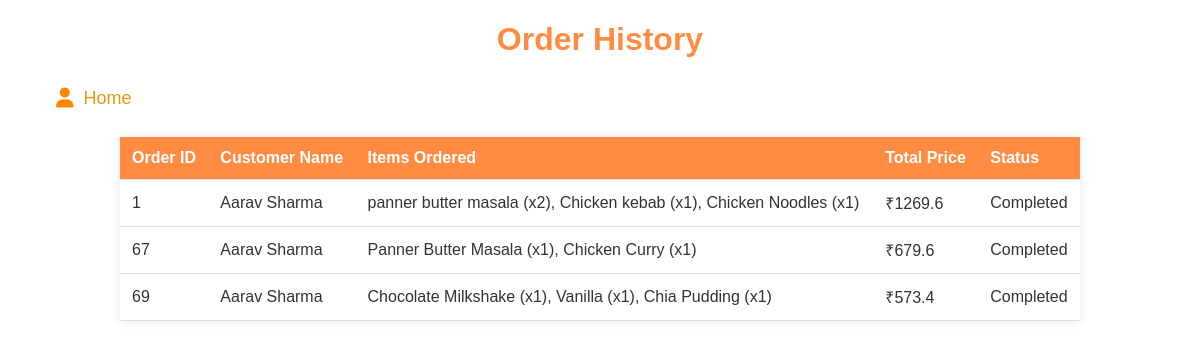
The app's page /ordersummary (signed in) with its own data.
### tables this page shows
CREATE TABLE "orders" (
	"id"	INTEGER,
	"items"	TEXT NOT NULL,
	"location"	TEXT NOT NULL,
	"total_price"	REAL NOT NULL,
	"timestamp"	DATETIME DEFAULT CURRENT_TIMESTAMP,
	PRIMARY KEY("id" AUTOINCREMENT)
);

### mergedapp.py (the view)
@app.route('/ordersummary')
def ordersummary():
    conn = get_db_connection()
    name=session["username"]
    print(name)
    cursor = conn.cursor()
    query = '''
        SELECT DISTINCT r.*,o.customerName,ao.status
        FROM orders r
		JOIN Orders_Analysis o on r.id=o.orderID
		JOIN assignedOrders ao on ao.status='Completed'
		WHERE o.customerName= ?
    '''
    orders = cursor.execute(query,(name,)).fetchall()
    conn.close()
    orders_list = [dict(order) for order in orders]
    return render_template('orderhistory.html', orders=orders_list)

### mergedapp.py (called while the page is built)
def get_db_connection():
    conn = sqlite3.connect(DATABASE)  # Timeout to avoid lock
    conn.row_factory = sqlite3.Row
    return conn

### templates/orderhistory.html (shortened to what this page needs)
<!DOCTYPE html>
<html lang="en">
<head>
    <link rel="stylesheet" href="https://cdnjs.cloudflare.com/ajax/libs/font-awesome/6.0.0/css/all.min.css">
</head>
<body>
    <h1>Order History</h1>
    <ul>
        <li><a href="{{ url_for('start') }}"><i class="fa-solid fa-user"></i> Home</a></li>
    </ul>
    {% if orders %}
    <table>
        <thead>
            <tr>
                <th>Order ID</th>
                <th>Customer Name</th>
                <th>Items Ordered</th>
                <th>Total Price</th>
                <th>Status</th>
            </tr>
        </thead>
        <tbody>
            {% for order in orders %}
            <tr>
                <td>{{ order.id }}</td>
                <td>{{ order.customerName }}</td>
                <td>{{ order["items"] }}</td>
                <td>₹{{ order.total_price }}</td>
                <td>{{ order["status"] }}</td>
            </tr>
            {% endfor %}
        </tbody>
    </table>
    {% else %}
    <p class="no-orders">No orders found.</p>
    {% endif %}
</body>
</html>

### templates/orderhistory.html (style rules this page uses)
body { font-family: Arial, sans-serif; background-color: #ffffff; color: #333; margin: 0; padding: 0; }
h1 { text-align: center; color: #ff8c42; }
table { width: 80%; margin: 20px auto; border-collapse: collapse; background-color: #fff; box-shadow: 0 0 10px rgba(0, 0, 0, 0.1); }
th, td { padding: 12px; text-align: left; border-bottom: 1px solid #ddd; }
th { background-color: #ff8c42; color: white; }
li { list-style: none; margin: 10px 0; }
li a { text-decoration: none; color: #e89911; font-size: 18px; display: flex; align-items: center; gap: 10px; padding: 8px 16px; border-radius: 4px; transition: background-color 0.3s, color 0.3s; }
li a i { font-size: 20px; color:#ff8800 }

### records on screen
orders: id "1", customerName "Aarav Sharma", items "panner butter masala (x2), Chicken kebab (x1), Chicken Noodles (x1)", total_price "1269.6", status "Completed"
orders: id "67", customerName "Aarav Sharma", items "Panner Butter Masala (x1), Chicken Curry (x1)", total_price "679.6", status "Completed"
orders: id "69", customerName "Aarav Sharma", items "Chocolate Milkshake (x1), Vanilla (x1), Chia Pudding (x1)", total_price "573.4", status "Completed"
